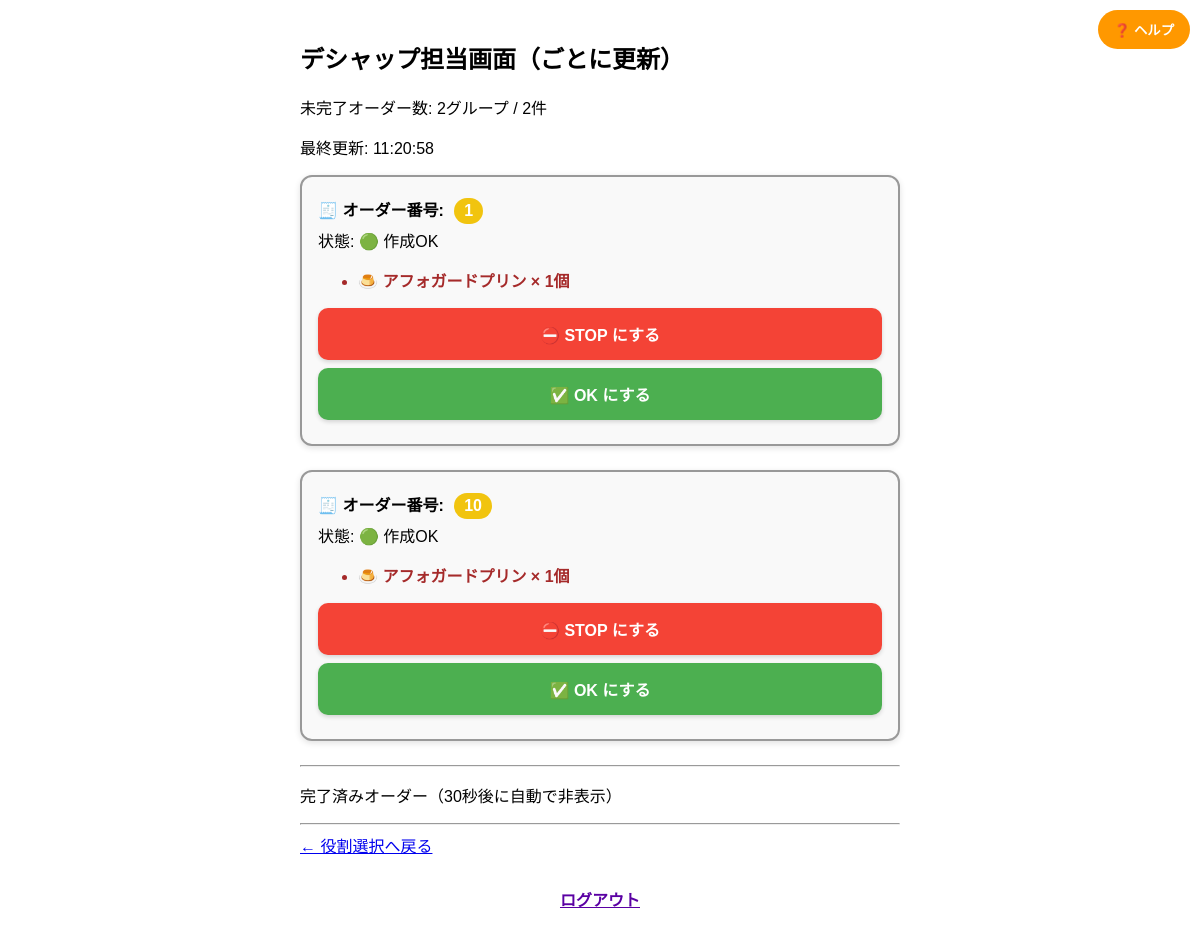
The app's page /ice/deshap/ with its own data.
### ice/models.py (models this page shows, shortened)
class Order(models.Model):
    group_id = models.CharField(max_length=20)  # グループID
    size = models.CharField(max_length=2, choices=[('S', 'シングル'), ('W', 'ダブル')])  # サイズ
    container = models.CharField(max_length=10, choices=[('cup', 'カップ'), ('cone', 'コーン')])  # 容器
    flavor1 = models.CharField(max_length=50, choices=FLAVOR_CHOICES)  # フレーバー1
    flavor2 = models.CharField(max_length=50, blank=True, null=True, choices=FLAVOR_CHOICES)  # フレーバー2（ダブル用）
    is_completed = models.BooleanField(default=False)  # 完了フラグ
    timestamp = models.DateTimeField(auto_now_add=True)  # 注文受付時刻
    status = models.CharField(max_length=10, choices=ORDER_STATUS_CHOICES, default='ok')  # 注文状態
    clip_color = models.CharField(max_length=10, choices=CLIP_COLOR_CHOICES)  # クリップ色
    clip_number = models.IntegerField()  # クリップ番号
    completed_at = models.DateTimeField(null=True, blank=True)  # 完了時刻
    status_modified_at = models.DateTimeField(auto_now=True)  # 状態変更時刻
    is_auto_stopped = models.BooleanField(default=False)  # 自動STOPかどうか
    note = models.TextField(blank=True, null=True)  # 備考欄
    is_pudding = models.BooleanField(default=False, verbose_name='アフォガードプリン')  # アフォガードプリンかどうか
    class Meta:
        verbose_name = "アイスクリーム注文"
        verbose_name_plural = "アイスクリーム注文"
        ordering = ['-timestamp']
        indexes = [
            models.Index(fields=['status', 'is_completed'], name='ice_status_completed_idx'),
            models.Index(fields=['status_modified_at'], name='ice_status_modified_idx'),
            models.Index(fields=['clip_color', 'clip_number'], name='ice_clip_idx'),
            models.Index(fields=['group_id'], name='ice_group_idx'),
            models.Index(fields=['timestamp'], name='ice_timestamp_idx'),
            models.Index(fields=['size', 'is_completed'], name='ice_size_completed_idx'),
        ]

### ice/views.py (the view, shortened to what this page needs)
# urls.py: path('ice/deshap/', views.deshap_view, name='deshap_prefixed'),
def deshap_view(request):
    _update_hold_status()
    now = timezone.now()
    grouped_orders = _group_orders_by_id(Order.objects.order_by('timestamp'))
    active_orders, completed_orders = _separate_active_completed(grouped_orders, now)
    active_count = len(active_orders)
    metrics = _calculate_ice_refresh_metrics()
    active_order_total = metrics['active_order_total']
    newly_created_group_ids = _find_recent_groups(grouped_orders, reference_time=now)
    pudding_counts_active_by_group = _count_pudding_by_group(active_orders)
    pudding_counts_completed_by_group = _count_pudding_by_group(completed_orders)
    context = {
        'grouped_orders': active_orders,
        'completed_orders': completed_orders,
        'now': now,
        'active_count': active_count,
        'active_order_total': active_order_total,
        'newly_created_group_ids': newly_created_group_ids,
        'pudding_counts_active_by_group': pudding_counts_active_by_group,
        'pudding_counts_completed_by_group': pudding_counts_completed_by_group,
        'refresh_value': metrics['refresh_value'],
    }
    return render(request, 'ice/deshap.html', context)

### food/templatetags/custom_filters.py (called while the page is built)
@register.filter
def get_item(dictionary, key):
    return dictionary.get(key)

### ice/views.py (called while the page is built, shortened)
def _group_orders_by_id(orders):
    grouped = {}
    for order in orders:
        grouped.setdefault(order.group_id, []).append(order)
    return grouped

def _separate_active_completed(grouped_orders, now):
    active = {}
    completed = {}
    for group_id, orders in grouped_orders.items():
        sorted_orders = sorted(orders, key=lambda o: o.timestamp)
        if all(o.is_completed for o in sorted_orders):
            completed_times = [o.completed_at for o in sorted_orders if o.completed_at]
            if completed_times and now - max(completed_times) <= timedelta(seconds=30):
                completed[group_id] = sorted_orders
        else:
            active[group_id] = sorted_orders
    return active, completed

def _update_hold_status():
    pending_groups = list(
        Order.objects.filter(is_completed=False, status='hold')
        .values_list('group_id', flat=True)
        .distinct()
    )
    if not pending_groups:
        return

def _find_recent_groups(grouped_orders, threshold_seconds=3, reference_time=None):
    now = reference_time or timezone.now()
    recent_ids = []
    for group_id, orders in grouped_orders.items():
        if all(not o.is_completed for o in orders):
            if any((now - o.timestamp).total_seconds() < threshold_seconds for o in orders):
                recent_ids.append(group_id)
    return recent_ids

def _count_pudding_by_group(group_orders):
    return {
        group_id: sum(1 for o in orders if o.is_pudding)
        for group_id, orders in group_orders.items()
    }

def _calculate_ice_refresh_metrics():
    aggregates = Order.objects.aggregate(
        active_items=Count('id', filter=Q(is_completed=False)),
        latest_id=Max('id'),
        latest_status_ts=Max('status_modified_at'),
    )
    active_order_total = aggregates['active_items'] or 0
    latest_order_id = aggregates['latest_id'] or 0
    latest_status_ts = aggregates['latest_status_ts']
    status_marker = (
        str(latest_status_ts.timestamp())
        if latest_status_ts
        else '0'
    )
    refresh_value = f"{active_order_total}:{latest_order_id}:{status_marker}"
    return {
        'active_order_total': active_order_total,
        'latest_order_id': latest_order_id,
        'latest_status_marker': status_marker,
        'refresh_value': refresh_value,
    }

### templates/ice/deshap.html (shortened to what this page needs)
{% load custom_filters %}
{% load static %}
<!DOCTYPE html>
<html lang="ja">
<head>
</head>
<body>
  <h2>デシャップ担当画面（ごとに更新）</h2>
  <p id="deshap-active-count"
     data-auto-refresh-value="{{ refresh_value }}"
     data-active-items="{{ active_order_total }}">
    未完了オーダー数: {{ active_count }}グループ / {{ active_order_total }}件
  </p>
  <p>最終更新: {{ now|time:"H:i:s" }}</p>
<button id="helpButton" onclick="openHelp()">❓ ヘルプ</button>
{% for group_id, orders in grouped_orders.items %}
<div class="order-card">
  <p class="clip-id">
    🧾 オーダー番号:
    <span class="clip-badge {{ orders.0.clip_color }}">
      {{ orders.0.clip_number }}
    </span>
  </p>
  <p class="status-line">
    状態:
    {% if orders.0.status == 'ok' %}
      🟢 作成OK
    {% elif orders.0.status == 'stop' %}
      🔴 STOP中{% if orders.0.is_auto_stopped %}（自動）{% endif %}
    {% endif %}
  </p>
<ul>
  {% with pudding_count=pudding_counts_active_by_group|get_item:group_id %}
    {% if pudding_count %}
      <li style="font-weight: bold; color: #a52a2a;">🍮 アフォガードプリン × {{ pudding_count }}個</li>
    {% endif %}
  {% endwith %}
</ul>
  <form method="post" action="/ice/update_status/{{ orders.0.group_id }}/stop/">
    <button type="submit" class="complete-button stop-button">⛔ STOP にする</button>
  </form>
  <form method="post" action="/ice/update_status/{{ orders.0.group_id }}/ok/">
    <button type="submit" class="complete-button ok-button">✅ OK にする</button>
  </form>
</div>
{% endfor %}
  <hr>
  <p>完了済みオーダー（30秒後に自動で非表示）</p>
  <hr>
  <a href="/">← 役割選択へ戻る</a>
  <div class="logout-bottom">
    <a href="/logout/" style="font-weight: bold; color: #5a00a3;">ログアウト</a>
  </div>
</body>
</html>

### templates/ice/deshap.html (style rules this page uses)
body { font-family: sans-serif; padding: 20px; max-width: 600px; margin: auto; }
.order-card { background: #f9f9f9 ; border: 2px solid #999 ; border-radius: 12px ; margin-bottom: 24px ; padding: 16px ; box-shadow: 0 2px 6px rgba(0, 0, 0, 0.12) ; }
.order-card p { margin: 4px 0; }
.complete-button { padding: 14px; font-size: 16px; width: 100%; border-radius: 10px; font-weight: bold; border: none; cursor: pointer; box-shadow: 0 2px 4px rgba(0,0,0,0.15); transition: background-color 0.2s, transform 0.1s; }
.stop-button { background-color: #f44336; color: #fff; }
.ok-button { background-color: #4CAF50; color: #fff; }
.complete-button:first-of-type { margin-bottom: 8px; }
.clip-id { font-weight: bold; margin-bottom: 8px; }
.clip-badge { display: inline-block; padding: 4px 10px; border-radius: 20px; color: white; font-weight: bold; margin-left: 6px; }
.clip-badge.yellow { background-color: #f1c40f; }
#helpButton { position: fixed; top: 10px; right: 10px; background: #ff9800; color: white; border: none; border-radius: 20px; padding: 10px 16px; font-weight: bold; cursor: pointer; z-index: 999; }
.logout-bottom { text-align: center; margin-top: 30px; }

### records on screen
Order: clip_number "1", status "🟢 作成OK", pudding_count "1"
Order: clip_number "10", status "🟢 作成OK", is_pudding "1"

### other values on screen
{{ active_count }} "2"
{{ active_order_total }} "2"
{{ now|time:"H:i:s" }} "11:20:58"
